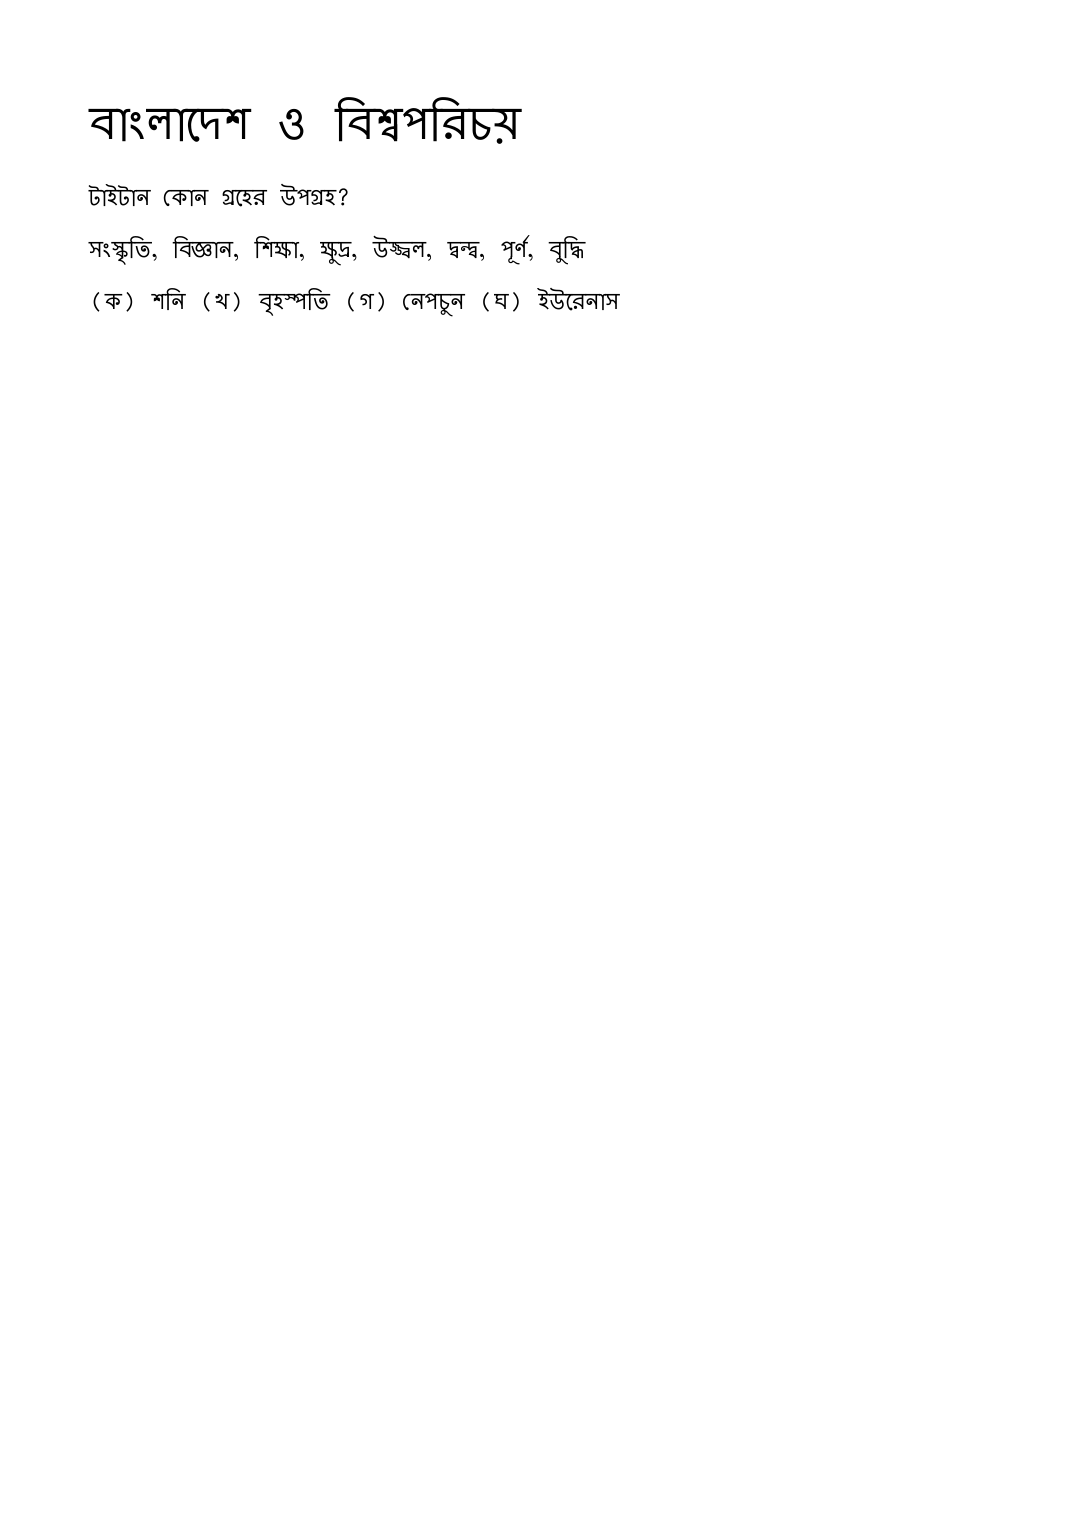

Generate this figure with Python:
"""Probe: can PyMuPDF Story render shaped Bengali? (temporary)"""
import glob
import os
import shutil
import sys

import fitz

sys.stdout.reconfigure(encoding="utf-8", errors="replace")

cands = []
for pat in ("C:/Windows/Fonts/*.ttf", "C:/Windows/Fonts/*.ttc"):
    cands += glob.glob(pat)
bn = [p for p in cands if any(k in os.path.basename(p).lower()
                              for k in ("nirmala", "vrinda", "shruti", "noto", "bangla"))]
print("bengali fonts found:", bn)

font = bn[0]
os.makedirs("_probe_fonts", exist_ok=True)
shutil.copy(font, os.path.join("_probe_fonts", "bn.ttf"))
arch = fitz.Archive("_probe_fonts")

HTML = """<html><body>
<h1>বাংলাদেশ ও বিশ্বপরিচয়</h1>
<p>টাইটান কোন গ্রহের উপগ্রহ?</p>
<p>সংস্কৃতি, বিজ্ঞান, শিক্ষা, ক্ষুদ্র, উজ্জ্বল, দ্বন্দ্ব, পূর্ণ, বুদ্ধি</p>
<div>(ক) শনি (খ) বৃহস্পতি (গ) নেপচুন (ঘ) ইউরেনাস</div>
</body></html>"""

css = "@font-face {font-family: bn; src: url(bn.ttf);} body {font-family: bn; font-size: 13pt;}"

story = fitz.Story(html=HTML, user_css=css, archive=arch)
writer = fitz.DocumentWriter("_probe.pdf")
mediabox = fitz.paper_rect("a4")
where = mediabox + (36, 36, -36, -36)
pages = 0
while True:
    dev = writer.begin_page(mediabox)
    more, filled = story.place(where)
    story.draw(dev)
    writer.end_page()
    pages += 1
    if not more or pages > 4:
        break
writer.close()
print("pages:", pages)

doc = fitz.open("_probe.pdf")
txt = doc[0].get_text()
print("--- extracted text (round-trips only if font was embedded+loaded) ---")
print(repr(txt[:220]))
doc[0].get_pixmap(dpi=130).save("_probe.png")
print("saved _probe.png")
doc.close()
